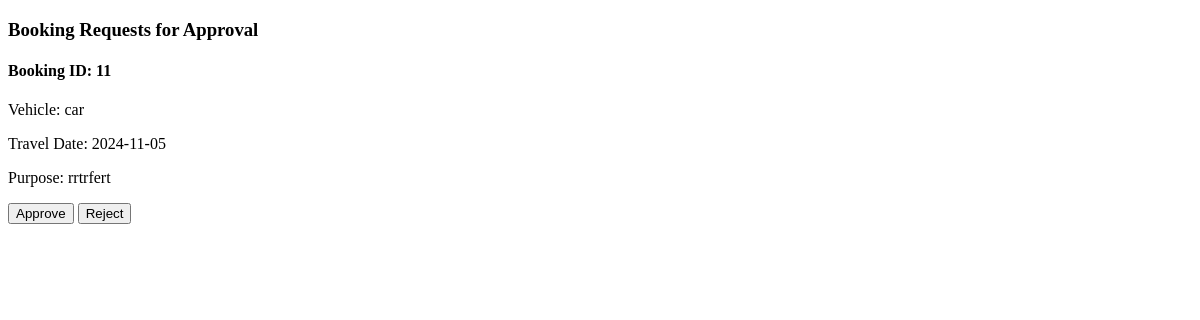
The page /user_a_dir/a_dir_approval.php on the database as committed earlier.
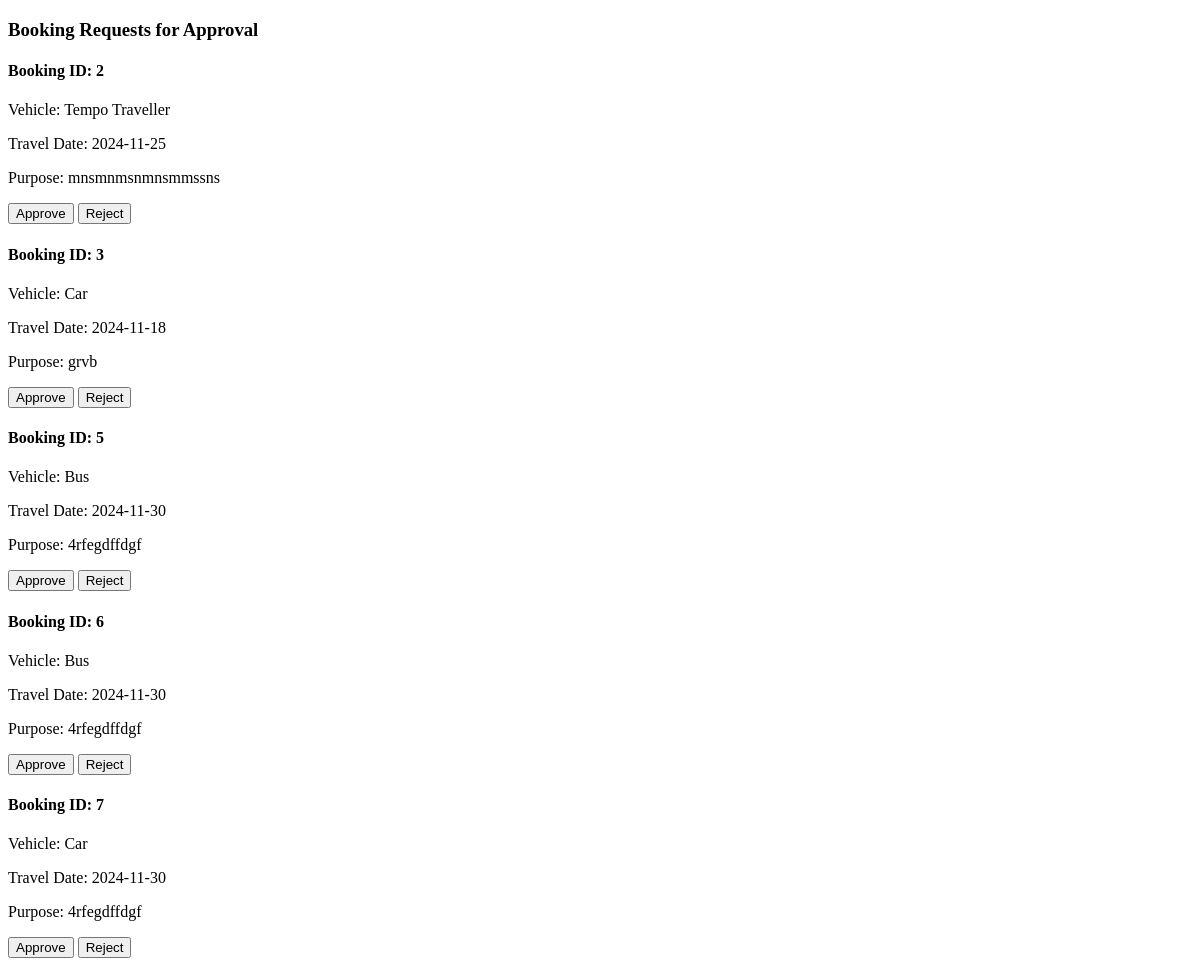
The same page on the database as committed later.
### tables this page shows
CREATE TABLE `bookings` (
  `id` int(50) NOT NULL,
  `vehicle` varchar(255) NOT NULL,
  `travel_date` date NOT NULL,
  `purpose` text NOT NULL,
  `num_people` int(11) NOT NULL,
  `num_days` int(50) NOT NULL,
  `pickup_from` varchar(255) NOT NULL,
  `pickup_time` time NOT NULL,
  `drop_to` varchar(255) NOT NULL,
  `drop_time` time NOT NULL,
  `booking_status` varchar(250) NOT NULL,
  `user_id` int(11) DEFAULT NULL,
  `created_at` timestamp NOT NULL DEFAULT current_timestamp()
);

### user_a_dir/a_dir_approval.php (the view, shortened to what this page needs)
<?php
include('../db.php');
$sql = "SELECT * FROM bookings WHERE booking_status = 'hod_approved'";
$result = $conn->query($sql);
?>
<!DOCTYPE html>
<html lang="en">
<head>
</head>
<body>
    <section class="board">
        <div class="board-header">
            <h3>Booking Requests for Approval</h3>
        </div>
        <div class="grid-container">
            <?php if ($result->num_rows > 0): ?>
                <?php while ($row = $result->fetch_assoc()): ?>
                    <div class="grid-item">
                        <h4>Booking ID: <?= htmlspecialchars($row['id']) ?></h4>
                        <p>Vehicle: <?= htmlspecialchars($row['vehicle']) ?></p>
                        <p>Travel Date: <?= htmlspecialchars($row['travel_date']) ?></p>
                        <p>Purpose: <?= htmlspecialchars($row['purpose']) ?></p>
                        <form method="POST">
                            <button type="submit" name="action" value="approve">Approve</button>
                            <button type="submit" name="action" value="reject">Reject</button>
                        </form>
                    </div>
                <?php endwhile; ?>
            <?php else: ?>
                <p>No pending bookings.</p>
            <?php endif; ?>
        </div>
    </section>
</body>
</html>

Rows that differ between the two databases and show on the page:
no longer on this page (row edited): bookings: id "11", vehicle "car", travel_date "2024-11-05", purpose "rrtrfert"
added bookings: id "2", vehicle "Tempo Traveller", travel_date "2024-11-25", purpose "mnsmnmsnmnsmmssns"
added bookings: id "3", vehicle "Car", travel_date "2024-11-18", purpose "grvb"
added bookings: id "5", vehicle "Bus", travel_date "2024-11-30", purpose "4rfegdffdgf"
now on this page (row edited): bookings: id "6", vehicle "Bus", travel_date "2024-11-30", purpose "4rfegdffdgf"
now on this page (row edited): bookings: id "7", vehicle "Car", travel_date "2024-11-30", purpose "4rfegdffdgf"
